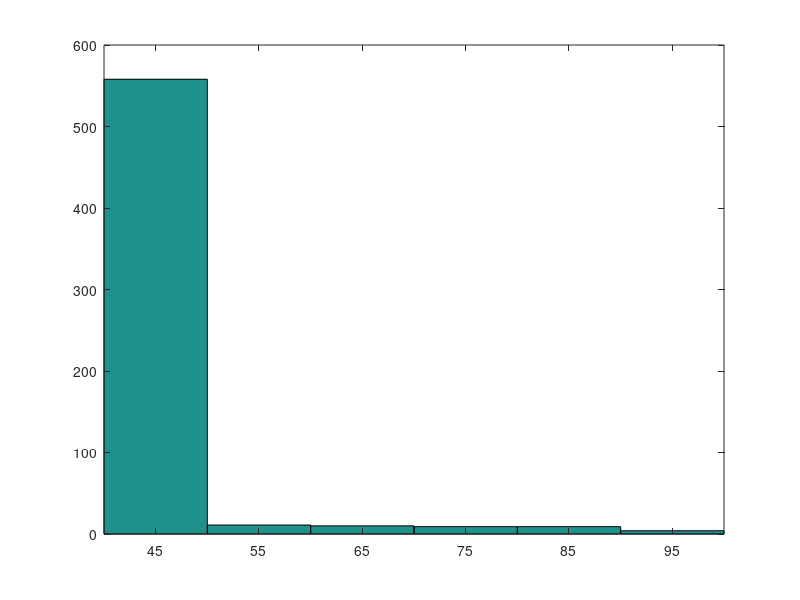

This figure's MATLAB source:
%% plot of a function
x=[-2: 0.01: 4]; %tarts at -2, increments by 0.01, and ends at 4
y= 3.5.^(-0.5*x).*cos(6*x); %in math y(x) = 3.5^( (-1/2)x ) * cos(6x)

plot(x,y)

%% fplot
%if the function is to be f(x)= 8x^2 + 5cos(x) plotted, it is typed as: @ (x) 8*x.^2+5*cos(x).
fplot(@ (x) x.^2+4*sin(2*x)-1, [-3 3] ) 
%plot(x,y, -b%,u,v,‘--r’,t,h,‘g:’) plots y vs. x with a solid blue line, v vs.u with a dashed red line, and h vs. t with
%a dotted green line.

x=[-2:0.01:4];
y=3*x.^3-26*x+6;
yd=9*x.^2-26;
ydd=18*x;
plot(x,y,'-b',x,yd,'--r',x,ydd,':k')

%{The major difference between the plot and line commands is that the
%plot command starts a new plot every time it is executed, while the line command adds lines to a plot that already exists. To make a plot that has several
%graphs, a plot command is typed first and then line commands are typed for
%additional graphs. (If a line command is entered before a plot command, an
%error message is displayed.)

%% histograms
x=[45:10:95];
hist(y,x)
